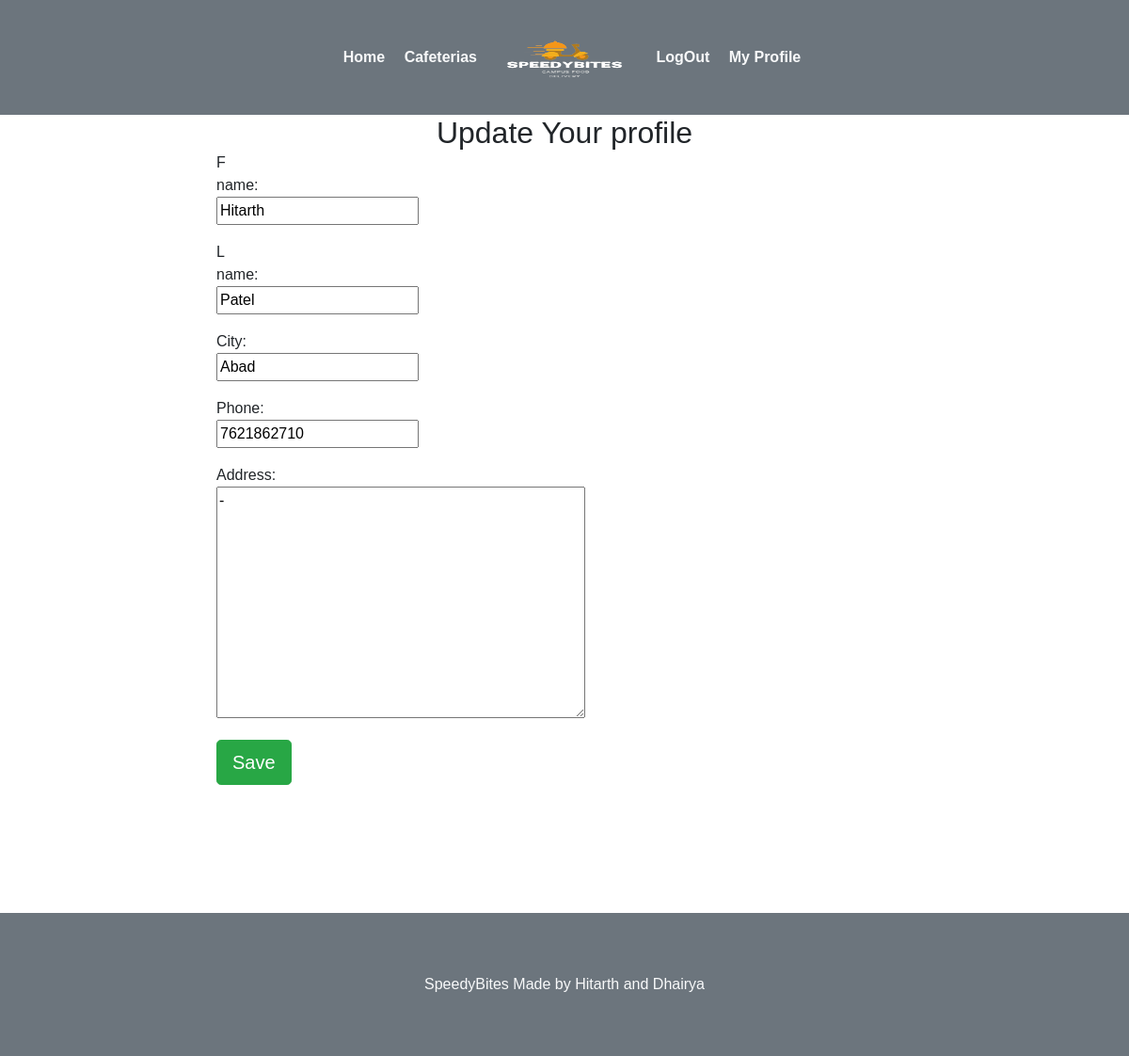
The page /user/update/18/ (signed in) on the database its author committed.
### webapp/models.py (models this page shows, shortened)
class Customer(models.Model):
	user 		= models.OneToOneField(settings.AUTH_USER_MODEL,on_delete=models.CASCADE)
	f_name   	= models.CharField(max_length=20,blank=False)
	l_name		= models.CharField(max_length=20,blank=False)
	city  		= models.CharField(max_length=40,blank=False)
	phone 		= models.CharField(max_length=10,blank=False)
	address		= models.TextField()

### webapp/views.py (the view)
# urls.py: path('user/update/<int:id>/',views.updateCustomer,name='cupdate'),
def updateCustomer(request,id):
	form  	 = CustomerForm(request.POST or None,instance=request.user.customer)
	if form.is_valid():
		form.save()
		return redirect('profile')
	context={
	'form':form,
	'title':"Update Your profile"
	}
	return render(request,'webapp/profile_form.html',context)

### webapp/forms.py
class CustomerForm(forms.ModelForm):
	class Meta:
		model = Customer
		fields =['f_name','l_name','city','phone','address']

### webapp/templates/webapp/profile_form.html (shortened to what this page needs)
{% extends 'webapp/base.html'%}
{% block body %}
<div class="container">
	<h2 class="text-center">{{title}}</h2>
</div>
<div class="container col-md-8">
	    <div class="row">
	    <div class="col-md-4 col-md-offset-2">
		<form method="post" class="form-horizontal">
  			{% for field in form %}
    			<div class="form-group">
        			<div class="col-md-offset-2 col-sm-8">
        			</div>
        			<label class="control-label col-sm-4">{{ field.label_tag }}</label>
        			<div class="col-sm-12">{{ field }}</div>
    			</div>
			{% endfor %}
  		<div class="form-group">
          	<div class="col-sm-offset-2 col-sm-10">
                <button type="submit" class="btn btn-success btn-lg">Save</button>
          	 </div>
   		</div>
		</form>
	</div>
</div>
 <br>
</div>
{% endblock%}

### webapp/static/webapp/css/style.css (style rules this page uses)
body { padding:0; margin:0; font-family: 'Source Sans Pro', sans-serif; }
h1,h2,h3,h4,h5,h6 { margin:0; }
label { margin:0; }

### rows shown on the page
Customer: form "Hitarth" "Patel" "Abad" "7621862710" "-"

### other values the page prints
{{ title }} "Update Your profile"
{{ field.label_tag }} "F name:" "L name:" "City:" "Phone:" "Address:"
